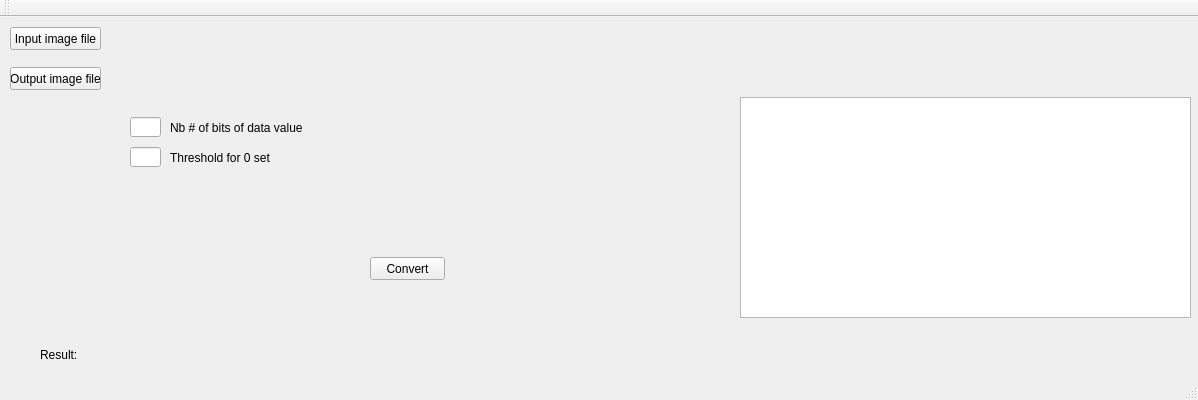
<?xml version="1.0" encoding="UTF-8"?>
<ui version="4.0">
 <class>MainWindow</class>
 <widget class="QMainWindow" name="MainWindow">
  <property name="geometry">
   <rect>
    <x>0</x>
    <y>0</y>
    <width>1198</width>
    <height>400</height>
   </rect>
  </property>
  <property name="windowTitle">
   <string>Converting tiff file 16-bit to 8-bit</string>
  </property>
  <widget class="QWidget" name="centralWidget">
   <widget class="QPushButton" name="pushButtonInputFile">
    <property name="geometry">
     <rect>
      <x>10</x>
      <y>10</y>
      <width>91</width>
      <height>23</height>
     </rect>
    </property>
    <property name="text">
     <string>Input image file</string>
    </property>
   </widget>
   <widget class="QLabel" name="labelInputFile">
    <property name="geometry">
     <rect>
      <x>110</x>
      <y>10</y>
      <width>1081</width>
      <height>21</height>
     </rect>
    </property>
    <property name="text">
     <string/>
    </property>
   </widget>
   <widget class="QPushButton" name="pushButtonCompress">
    <property name="geometry">
     <rect>
      <x>370</x>
      <y>240</y>
      <width>75</width>
      <height>23</height>
     </rect>
    </property>
    <property name="text">
     <string>Convert</string>
    </property>
   </widget>
   <widget class="QLabel" name="label">
    <property name="geometry">
     <rect>
      <x>40</x>
      <y>330</y>
      <width>41</width>
      <height>16</height>
     </rect>
    </property>
    <property name="text">
     <string>Result:</string>
    </property>
   </widget>
   <widget class="QLabel" name="labelResult">
    <property name="geometry">
     <rect>
      <x>80</x>
      <y>330</y>
      <width>1111</width>
      <height>16</height>
     </rect>
    </property>
    <property name="text">
     <string/>
    </property>
   </widget>
   <widget class="QTextEdit" name="textEdit">
    <property name="geometry">
     <rect>
      <x>740</x>
      <y>80</y>
      <width>451</width>
      <height>221</height>
     </rect>
    </property>
   </widget>
   <widget class="QPushButton" name="pushButtonOutputFile">
    <property name="geometry">
     <rect>
      <x>10</x>
      <y>50</y>
      <width>91</width>
      <height>23</height>
     </rect>
    </property>
    <property name="text">
     <string>Output image file</string>
    </property>
   </widget>
   <widget class="QLabel" name="labelOutputFile">
    <property name="geometry">
     <rect>
      <x>110</x>
      <y>50</y>
      <width>1081</width>
      <height>21</height>
     </rect>
    </property>
    <property name="text">
     <string/>
    </property>
   </widget>
   <widget class="QLineEdit" name="lineEdit_nbits">
    <property name="geometry">
     <rect>
      <x>130</x>
      <y>100</y>
      <width>31</width>
      <height>20</height>
     </rect>
    </property>
    <property name="alignment">
     <set>Qt::AlignRight|Qt::AlignTrailing|Qt::AlignVCenter</set>
    </property>
   </widget>
   <widget class="QLabel" name="label_nbits">
    <property name="geometry">
     <rect>
      <x>170</x>
      <y>100</y>
      <width>141</width>
      <height>21</height>
     </rect>
    </property>
    <property name="text">
     <string>Nb # of bits of data value</string>
    </property>
   </widget>
   <widget class="QLineEdit" name="lineEdit_thresh">
    <property name="geometry">
     <rect>
      <x>130</x>
      <y>130</y>
      <width>31</width>
      <height>20</height>
     </rect>
    </property>
    <property name="alignment">
     <set>Qt::AlignRight|Qt::AlignTrailing|Qt::AlignVCenter</set>
    </property>
   </widget>
   <widget class="QLabel" name="label_thresh">
    <property name="geometry">
     <rect>
      <x>170</x>
      <y>130</y>
      <width>101</width>
      <height>21</height>
     </rect>
    </property>
    <property name="text">
     <string>Threshold for 0 set</string>
    </property>
   </widget>
  </widget>
  <widget class="QMenuBar" name="menuBar">
   <property name="geometry">
    <rect>
     <x>0</x>
     <y>0</y>
     <width>1198</width>
     <height>18</height>
    </rect>
   </property>
  </widget>
  <widget class="QToolBar" name="mainToolBar">
   <attribute name="toolBarArea">
    <enum>TopToolBarArea</enum>
   </attribute>
   <attribute name="toolBarBreak">
    <bool>false</bool>
   </attribute>
  </widget>
  <widget class="QStatusBar" name="statusBar"/>
 </widget>
 <layoutdefault spacing="6" margin="11"/>
 <resources/>
 <connections>
  <connection>
   <sender>pushButtonOutputFile</sender>
   <signal>clicked()</signal>
   <receiver>MainWindow</receiver>
   <slot>outputFileSelecter()</slot>
   <hints>
    <hint type="sourcelabel">
     <x>31</x>
     <y>84</y>
    </hint>
    <hint type="destinationlabel">
     <x>56</x>
     <y>207</y>
    </hint>
   </hints>
  </connection>
  <connection>
   <sender>pushButtonInputFile</sender>
   <signal>clicked()</signal>
   <receiver>MainWindow</receiver>
   <slot>inputFileSelecter()</slot>
   <hints>
    <hint type="sourcelabel">
     <x>62</x>
     <y>43</y>
    </hint>
    <hint type="destinationlabel">
     <x>262</x>
     <y>59</y>
    </hint>
   </hints>
  </connection>
  <connection>
   <sender>pushButtonCompress</sender>
   <signal>clicked()</signal>
   <receiver>MainWindow</receiver>
   <slot>converter()</slot>
   <hints>
    <hint type="sourcelabel">
     <x>438</x>
     <y>280</y>
    </hint>
    <hint type="destinationlabel">
     <x>505</x>
     <y>301</y>
    </hint>
   </hints>
  </connection>
 </connections>
 <slots>
  <slot>outputFileSelecter()</slot>
  <slot>inputFileSelecter()</slot>
  <slot>converter()</slot>
 </slots>
 <buttongroups>
  <buttongroup name="buttonGroupMethod"/>
 </buttongroups>
</ui>
